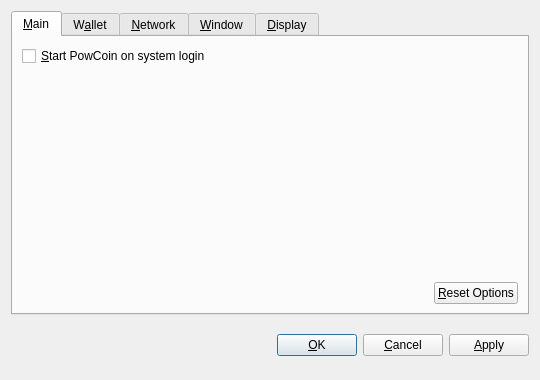
<?xml version="1.0" encoding="UTF-8"?>
<ui version="4.0">
 <class>OptionsDialog</class>
 <widget class="QDialog" name="OptionsDialog">
  <property name="geometry">
   <rect>
    <x>0</x>
    <y>0</y>
    <width>540</width>
    <height>380</height>
   </rect>
  </property>
  <property name="windowTitle">
   <string>Options</string>
  </property>
  <property name="modal">
   <bool>true</bool>
  </property>
  <layout class="QVBoxLayout" name="verticalLayout">
   <item>
    <widget class="QTabWidget" name="tabWidget">
     <property name="tabPosition">
      <enum>QTabWidget::North</enum>
     </property>
     <property name="currentIndex">
      <number>0</number>
     </property>
     <widget class="QWidget" name="tabMain">
      <attribute name="title">
       <string>&amp;Main</string>
      </attribute>
      <layout class="QVBoxLayout" name="verticalLayout_Main">
       <item>
        <widget class="QCheckBox" name="bitcoinAtStartup">
         <property name="toolTip">
          <string>Automatically start PowCoin after logging in to the system.</string>
         </property>
         <property name="text">
          <string>&amp;Start PowCoin on system login</string>
         </property>
        </widget>
       </item>
       <item>
        <spacer name="verticalSpacer_Main">
         <property name="orientation">
          <enum>Qt::Vertical</enum>
         </property>
         <property name="sizeHint" stdset="0">
          <size>
           <width>20</width>
           <height>40</height>
          </size>
         </property>
        </spacer>
       </item>
       <item>
        <layout class="QHBoxLayout" name="horizontalLayout_2_Main">
         <item>
          <spacer name="horizontalSpacer_2_Main">
           <property name="orientation">
            <enum>Qt::Horizontal</enum>
           </property>
           <property name="sizeHint" stdset="0">
            <size>
             <width>40</width>
             <height>20</height>
            </size>
           </property>
          </spacer>
         </item>
         <item>
          <widget class="QPushButton" name="resetButton">
           <property name="toolTip">
            <string>Reset all client options to default.</string>
           </property>
           <property name="text">
            <string>&amp;Reset Options</string>
           </property>
           <property name="autoDefault">
            <bool>false</bool>
           </property>
          </widget>
         </item>
        </layout>
       </item>
      </layout>
     </widget>
     <widget class="QWidget" name="tabWallet">
      <attribute name="title">
       <string>W&amp;allet</string>
      </attribute>
      <layout class="QVBoxLayout" name="verticalLayout_Network">
       <item>
        <widget class="QLabel" name="transactionFeeInfoLabel">
         <property name="text">
          <string>Optional transaction fee per kB that helps make sure your transactions are processed quickly. Most transactions are 1 kB.</string>
         </property>
         <property name="textFormat">
          <enum>Qt::PlainText</enum>
         </property>
         <property name="wordWrap">
          <bool>true</bool>
         </property>
        </widget>
       </item>
       <item>
        <layout class="QHBoxLayout" name="horizontalLayout_1_Main">
         <item>
          <widget class="QLabel" name="transactionFeeLabel">
           <property name="text">
            <string>Pay transaction &amp;fee</string>
           </property>
           <property name="textFormat">
            <enum>Qt::PlainText</enum>
           </property>
           <property name="buddy">
            <cstring>transactionFee</cstring>
           </property>
          </widget>
         </item>
         <item>
          <widget class="BitcoinAmountField" name="transactionFee"/>
         </item>
         <item>
          <spacer name="horizontalSpacer_1_Main">
           <property name="orientation">
            <enum>Qt::Horizontal</enum>
           </property>
           <property name="sizeHint" stdset="0">
            <size>
             <width>40</width>
             <height>20</height>
            </size>
           </property>
          </spacer>
         </item>
        </layout>
       </item>
       <item>
        <widget class="QLabel" name="label">
         <property name="text">
          <string>If you disable the spending of unconfirmed change, the change from a transaction cannot be used until that transaction has at least one confirmation. This also affects how your balance is computed.</string>
         </property>
         <property name="wordWrap">
          <bool>true</bool>
         </property>
        </widget>
       </item>
       <item>
        <widget class="QCheckBox" name="spendZeroConfChange">
         <property name="text">
          <string>Spend unconfirmed change  (experts only)</string>
         </property>
        </widget>
       </item>
       <item>
        <spacer name="verticalSpacer">
         <property name="orientation">
          <enum>Qt::Vertical</enum>
         </property>
         <property name="sizeHint" stdset="0">
          <size>
           <width>20</width>
           <height>40</height>
          </size>
         </property>
        </spacer>
       </item>
      </layout>
     </widget>
     <widget class="QWidget" name="tabNetwork">
      <attribute name="title">
       <string>&amp;Network</string>
      </attribute>
      <layout class="QVBoxLayout" name="verticalLayout_Network">
       <item>
        <widget class="QCheckBox" name="mapPortUpnp">
         <property name="toolTip">
          <string>Automatically open the PowCoin client port on the router. This only works when your router supports UPnP and it is enabled.</string>
         </property>
         <property name="text">
          <string>Map port using &amp;UPnP</string>
         </property>
        </widget>
       </item>
       <item>
        <widget class="QCheckBox" name="connectSocks">
         <property name="toolTip">
          <string>Connect to the PowCoin network through a SOCKS proxy (e.g. when connecting through Tor).</string>
         </property>
         <property name="text">
          <string>&amp;Connect through SOCKS proxy:</string>
         </property>
        </widget>
       </item>
       <item>
        <layout class="QHBoxLayout" name="horizontalLayout_Network">
         <item>
          <widget class="QLabel" name="proxyIpLabel">
           <property name="text">
            <string>Proxy &amp;IP:</string>
           </property>
           <property name="textFormat">
            <enum>Qt::PlainText</enum>
           </property>
           <property name="buddy">
            <cstring>proxyIp</cstring>
           </property>
          </widget>
         </item>
         <item>
          <widget class="QValidatedLineEdit" name="proxyIp">
           <property name="maximumSize">
            <size>
             <width>140</width>
             <height>16777215</height>
            </size>
           </property>
           <property name="toolTip">
            <string>IP address of the proxy (e.g. 127.0.0.1)</string>
           </property>
          </widget>
         </item>
         <item>
          <widget class="QLabel" name="proxyPortLabel">
           <property name="text">
            <string>&amp;Port:</string>
           </property>
           <property name="textFormat">
            <enum>Qt::PlainText</enum>
           </property>
           <property name="buddy">
            <cstring>proxyPort</cstring>
           </property>
          </widget>
         </item>
         <item>
          <widget class="QLineEdit" name="proxyPort">
           <property name="maximumSize">
            <size>
             <width>55</width>
             <height>16777215</height>
            </size>
           </property>
           <property name="toolTip">
            <string>Port of the proxy (e.g. 9050)</string>
           </property>
          </widget>
         </item>
         <item>
          <widget class="QLabel" name="socksVersionLabel">
           <property name="text">
            <string>SOCKS &amp;Version:</string>
           </property>
           <property name="textFormat">
            <enum>Qt::PlainText</enum>
           </property>
           <property name="buddy">
            <cstring>socksVersion</cstring>
           </property>
          </widget>
         </item>
         <item>
          <widget class="QValueComboBox" name="socksVersion">
           <property name="toolTip">
            <string>SOCKS version of the proxy (e.g. 5)</string>
           </property>
          </widget>
         </item>
         <item>
          <spacer name="horizontalSpacer_Network">
           <property name="orientation">
            <enum>Qt::Horizontal</enum>
           </property>
           <property name="sizeHint" stdset="0">
            <size>
             <width>40</width>
             <height>20</height>
            </size>
           </property>
          </spacer>
         </item>
        </layout>
       </item>
       <item>
        <spacer name="verticalSpacer_Network">
         <property name="orientation">
          <enum>Qt::Vertical</enum>
         </property>
         <property name="sizeHint" stdset="0">
          <size>
           <width>20</width>
           <height>40</height>
          </size>
         </property>
        </spacer>
       </item>
      </layout>
     </widget>
     <widget class="QWidget" name="tabWindow">
      <attribute name="title">
       <string>&amp;Window</string>
      </attribute>
      <layout class="QVBoxLayout" name="verticalLayout_Window">
       <item>
        <widget class="QCheckBox" name="minimizeToTray">
         <property name="toolTip">
          <string>Show only a tray icon after minimizing the window.</string>
         </property>
         <property name="text">
          <string>&amp;Minimize to the tray instead of the taskbar</string>
         </property>
        </widget>
       </item>
       <item>
        <widget class="QCheckBox" name="minimizeOnClose">
         <property name="toolTip">
          <string>Minimize instead of exit the application when the window is closed. When this option is enabled, the application will be closed only after selecting Quit in the menu.</string>
         </property>
         <property name="text">
          <string>M&amp;inimize on close</string>
         </property>
        </widget>
       </item>
       <item>
        <spacer name="verticalSpacer_Window">
         <property name="orientation">
          <enum>Qt::Vertical</enum>
         </property>
         <property name="sizeHint" stdset="0">
          <size>
           <width>20</width>
           <height>40</height>
          </size>
         </property>
        </spacer>
       </item>
      </layout>
     </widget>
     <widget class="QWidget" name="tabDisplay">
      <attribute name="title">
       <string>&amp;Display</string>
      </attribute>
      <layout class="QVBoxLayout" name="verticalLayout_Display">
       <item>
        <layout class="QHBoxLayout" name="horizontalLayout_1_Display">
         <item>
          <widget class="QLabel" name="langLabel">
           <property name="text">
            <string>User Interface &amp;language:</string>
           </property>
           <property name="textFormat">
            <enum>Qt::PlainText</enum>
           </property>
           <property name="buddy">
            <cstring>lang</cstring>
           </property>
          </widget>
         </item>
         <item>
          <widget class="QValueComboBox" name="lang">
           <property name="toolTip">
            <string>The user interface language can be set here. This setting will take effect after restarting PowCoin.</string>
           </property>
          </widget>
         </item>
        </layout>
       </item>
       <item>
        <layout class="QHBoxLayout" name="horizontalLayout_2_Display">
         <item>
          <widget class="QLabel" name="unitLabel">
           <property name="text">
            <string>&amp;Unit to show amounts in:</string>
           </property>
           <property name="textFormat">
            <enum>Qt::PlainText</enum>
           </property>
           <property name="buddy">
            <cstring>unit</cstring>
           </property>
          </widget>
         </item>
         <item>
          <widget class="QValueComboBox" name="unit">
           <property name="toolTip">
            <string>Choose the default subdivision unit to show in the interface and when sending coins.</string>
           </property>
          </widget>
         </item>
        </layout>
       </item>
       <item>
        <widget class="QCheckBox" name="displayAddresses">
         <property name="toolTip">
          <string>Whether to show PowCoin addresses in the transaction list or not.</string>
         </property>
         <property name="text">
          <string>&amp;Display addresses in transaction list</string>
         </property>
        </widget>
       </item>
       <item>
        <widget class="QCheckBox" name="coinControlFeatures">
         <property name="toolTip">
          <string>Whether to show coin control features or not.</string>
         </property>
         <property name="text">
          <string>Display coin &amp;control features (experts only!)</string>
         </property>
        </widget>
       </item>
       <item>
        <spacer name="verticalSpacer_Display">
         <property name="orientation">
          <enum>Qt::Vertical</enum>
         </property>
         <property name="sizeHint" stdset="0">
          <size>
           <width>20</width>
           <height>40</height>
          </size>
         </property>
        </spacer>
       </item>
      </layout>
     </widget>
    </widget>
   </item>
   <item>
    <layout class="QHBoxLayout" name="horizontalLayout_Buttons">
     <item>
      <spacer name="horizontalSpacer_1">
       <property name="orientation">
        <enum>Qt::Horizontal</enum>
       </property>
       <property name="sizeHint" stdset="0">
        <size>
         <width>40</width>
         <height>48</height>
        </size>
       </property>
      </spacer>
     </item>
     <item>
      <widget class="QLabel" name="statusLabel">
       <property name="font">
        <font>
         <weight>75</weight>
         <bold>true</bold>
        </font>
       </property>
       <property name="text">
        <string/>
       </property>
       <property name="textFormat">
        <enum>Qt::PlainText</enum>
       </property>
       <property name="wordWrap">
        <bool>true</bool>
       </property>
      </widget>
     </item>
     <item>
      <spacer name="horizontalSpacer_2">
       <property name="orientation">
        <enum>Qt::Horizontal</enum>
       </property>
       <property name="sizeHint" stdset="0">
        <size>
         <width>40</width>
         <height>48</height>
        </size>
       </property>
      </spacer>
     </item>
     <item>
      <widget class="QPushButton" name="okButton">
       <property name="text">
        <string>&amp;OK</string>
       </property>
      </widget>
     </item>
     <item>
      <widget class="QPushButton" name="cancelButton">
       <property name="text">
        <string>&amp;Cancel</string>
       </property>
       <property name="autoDefault">
        <bool>false</bool>
       </property>
      </widget>
     </item>
     <item>
      <widget class="QPushButton" name="applyButton">
       <property name="text">
        <string>&amp;Apply</string>
       </property>
       <property name="autoDefault">
        <bool>false</bool>
       </property>
      </widget>
     </item>
    </layout>
   </item>
  </layout>
 </widget>
 <customwidgets>
  <customwidget>
   <class>BitcoinAmountField</class>
   <extends>QSpinBox</extends>
   <header>bitcoinamountfield.h</header>
  </customwidget>
  <customwidget>
   <class>QValueComboBox</class>
   <extends>QComboBox</extends>
   <header>qvaluecombobox.h</header>
  </customwidget>
  <customwidget>
   <class>QValidatedLineEdit</class>
   <extends>QLineEdit</extends>
   <header>qvalidatedlineedit.h</header>
  </customwidget>
 </customwidgets>
 <resources/>
 <connections/>
</ui>
